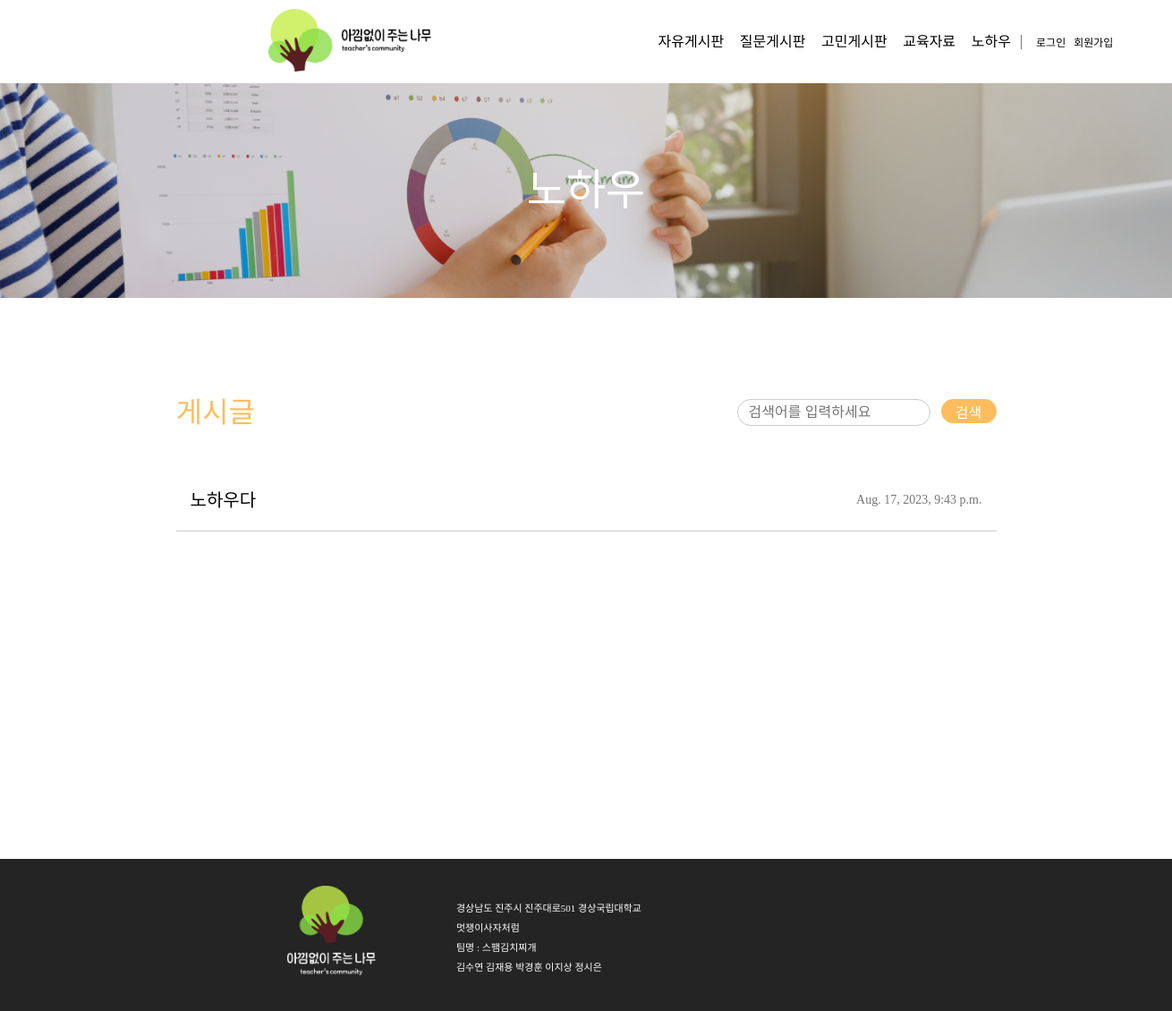
The page /know-how_board/ on the database as committed earlier.
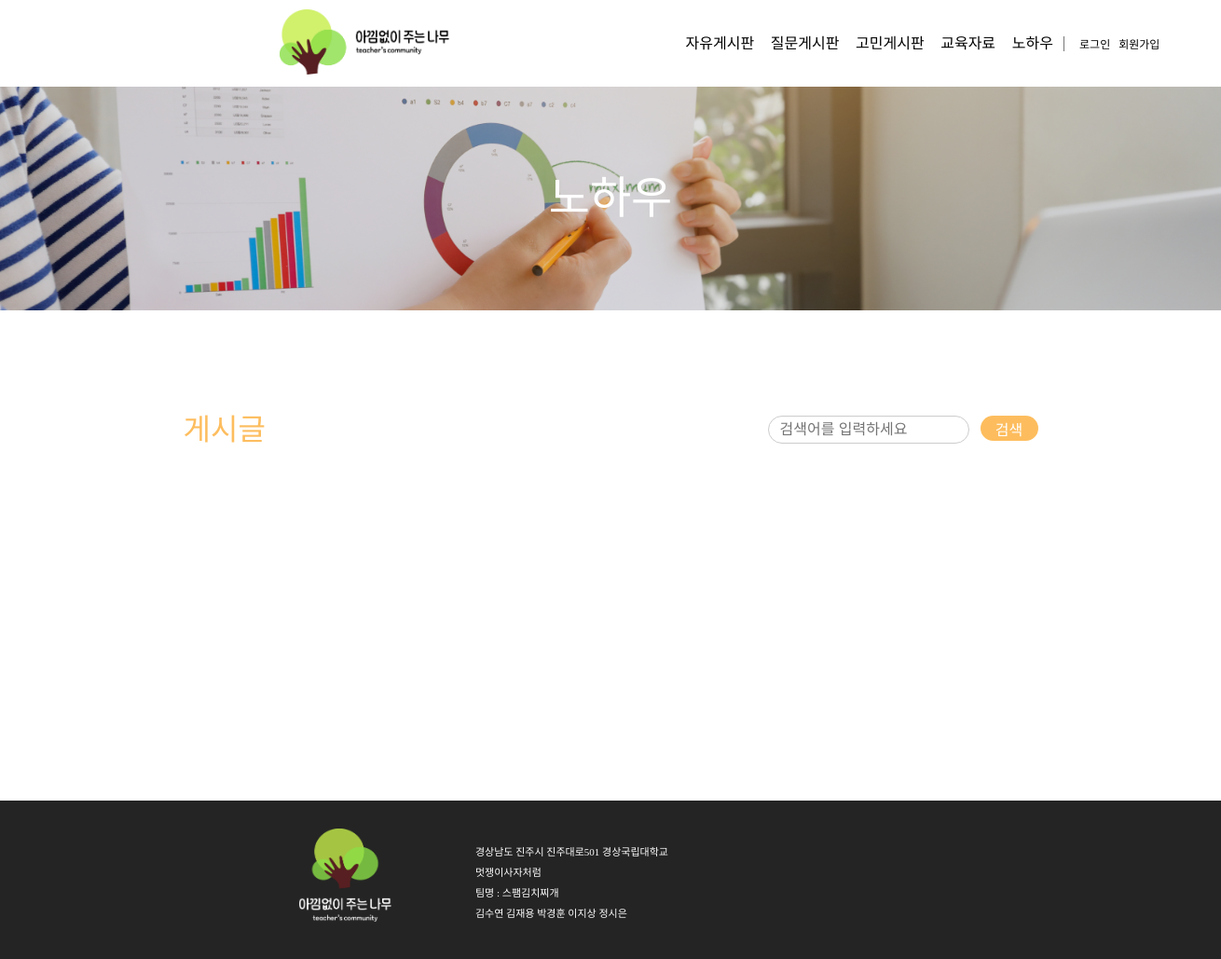
The same page on the database as committed later.
### teacher_community/models.py (models this page shows, shortened)
class Post(models.Model):
    author = models.ForeignKey(
        Teacher, related_name="post_author", on_delete=models.CASCADE
    )
    title = models.CharField(max_length=255)
    content = models.TextField()
    created_at = models.DateTimeField(auto_now_add=True)
    updated_at = models.DateTimeField(auto_now=True)
    views = models.PositiveIntegerField(default=0)  # 조회수 필드 추가
    likes_user = models.ManyToManyField(
        settings.AUTH_USER_MODEL, related_name="likes_user", blank=True
    )
    category = models.CharField(max_length=10)
    file = models.FileField(upload_to="post_files/", blank=True, null=True)  # 파일 첨부 필드
    class Meta:
        ordering = ["-created_at"]  # 최신 글이 먼저 오도록 정렬

### teacher_community/views.py (the view)
# urls.py: path("know-how_board/", views.know_how_board, name="know-how_board"),
def know_how_board(request):
    posts = Post.objects.filter(category="노하우")
    return render(request, "know-how_board.html", {"posts": posts})

### templates/know-how_board.html (shortened to what this page needs)
{% extends 'nav_footer.html' %} {% load static %} {% block content %}
<!DOCTYPE html>
<html lang="ko">
  <head>
    <link rel="stylesheet" href="{% static 'css/know-how_board.css' %}" />
  </head>
  <body>
    <div class="wrapper">
      <div class="backgroundTitle"><span>노하우</span></div>
      <div class="main">
        <div class="upMain">
          <div class="postName">게시글</div>
          <div class="search">
            <form action="{% url 'know-how_search' %}" method="GET">
              <div class="searchwrapper">
                <div class="searchBox">
                  <input
                    type="text"
                    class="textBox"
                    name="q"
                    placeholder="검색어를 입력하세요"
                  />
                </div>
                <button type="submit" class="searchButton">
                  <div class="searchButtonText">검색</div>
                </button>
              </div>
            </form>
          </div>
        </div>
        <div class="midMain">
          {% for post in posts %}
          <a href="{% url 'detail' post.id %}" class="post">
            <div class="postTitle">{{ post.title }}</div>
            <div class="postTime">{{ post.created_at }}</div>
          </a>
          {% endfor %}
        </div>
        <div class="downMain">
        </div>
      </div>
    </div>
  </body>
</html>
{% endblock %}

Rows that differ between the two databases and show on the page:
removed Post: title "노하우다", created_at "Aug. 17, 2023, 9:43 p.m."
